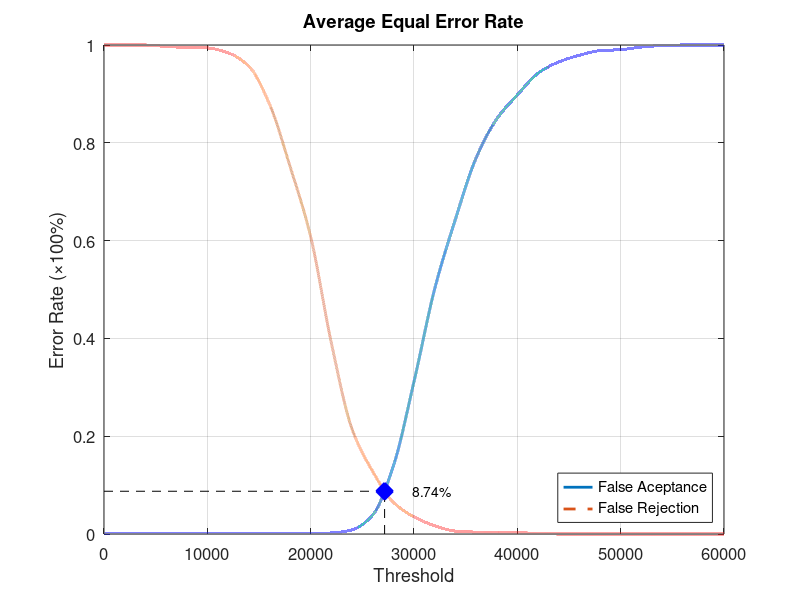
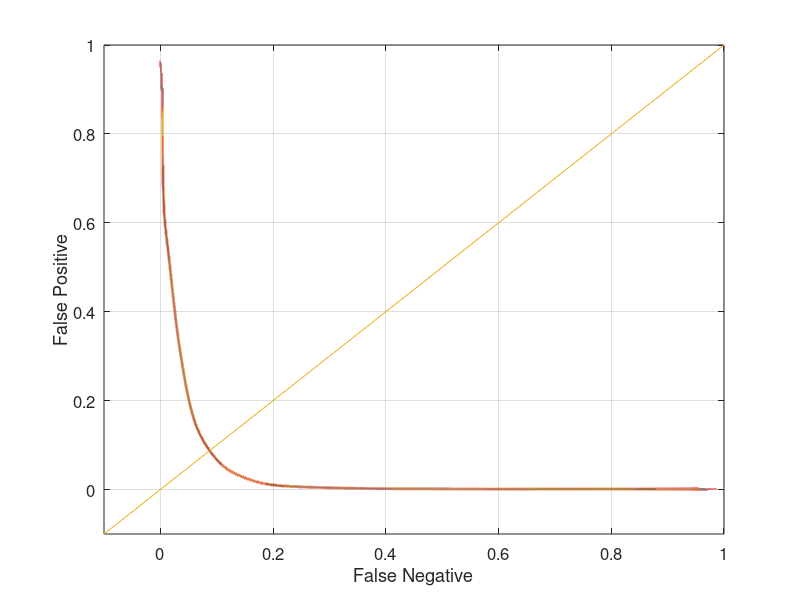

These figures' MATLAB source, in order:
function yEER = Database3Average
close all;
clear;
clc;
x = 0:2000:60000;
xq = 0:0.5:60000;

y0 = [0 0.00105263 0.00105263 0.00105263 0.00105263 0.00105263 0.00105263 0.00105263 0.00105263 0.00105263 0.00105263 0.00210526 0.00842105 0.0389474 0.138947 0.311579 0.501053 0.643158 0.768421 0.848421 0.897895 0.942105 0.965263 0.978947 0.988421 0.990526 0.99579 0.998947 1 1 1];
yy0 = interp1(x, y0, xq, 'pchip');
y1 = [1 1 1 0.997 0.995 0.994 0.984 0.957 0.88 0.752 0.608 0.391 0.215 0.128 0.065 0.035 0.017 0.006 0.004 0.004 0.003 0.001 0 0 0 0 0 0 0 0 0];
yy1 = interp1(x, y1, xq, 'pchip');

% Calculating EER: 
y2 = abs(y0 - y1);
find(y2 == min(y2))
yy2 = abs(yy0 - yy1);
xEER = find(yy2 == min(yy2));
xEERIndex = xq(xEER) % X-axis EER
yEER = yy0(xEER) % Y-axis EER

main = figure
plot(xq, yy0,'-','LineWidth', 2);	hold on
plot(xq, yy1,'--','LineWidth', 2);	hold on
plot([xEERIndex xEERIndex], [0 yEER], 'k--');	hold on
plot([0 xEERIndex], [yEER yEER], 'k--');	hold on
plot(xEERIndex, yEER, 'bx', 'LineWidth', 10);	hold on
text(xEERIndex + 10 * xEERIndex / 100, yEER, [num2str(round((10000 * yEER)) / 100) '%'])
legend('False Aceptance', 'False Rejection', 'Location', 'SouthEast')
xlabel('Threshold')
ylabel('Error Rate (\times100%)')
title('Average Equal Error Rate')
set(gca, 'FontSize', 12)
axis([0 60000 0 1])
grid on

print(main, 'Database3AverageMain', '-dpng');
FNRxFPR = figure('Color', [1 1 1]);
plot(yy1, yy0, '-', yy1, yy0, 'LineWidth', 2);
hold on
y = -0.1:0.1:1
plot(y, y); 
set(gca, 'FontSize', 12)
xlabel('False Negative')
ylabel('False Positive')
axis([-0.1 1 -0.1 1])
set(gca, 'FontSize', 12)
grid on

print(FNRxFPR, 'Database3AverageFNRxFPR','-dpng');
end
